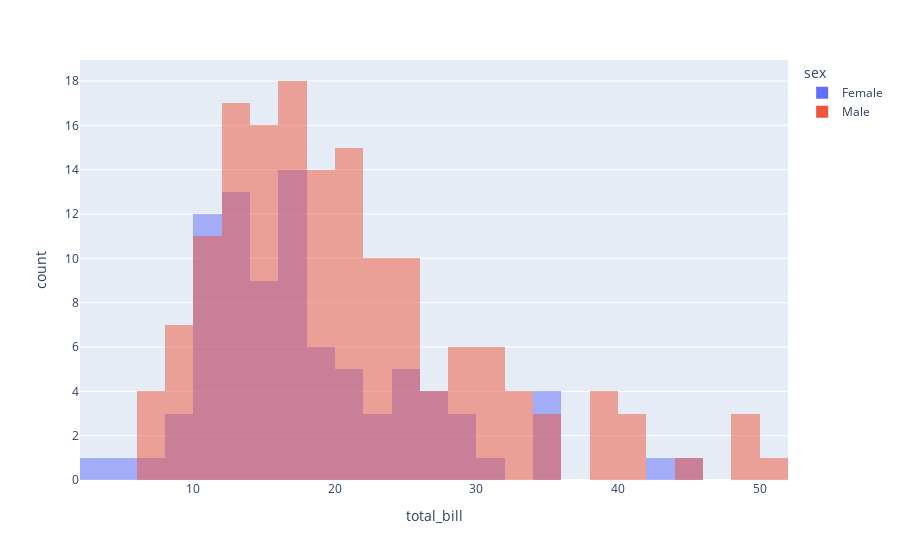

Notebook code for this chart:
### Code cell
# Add Colors and Change Bar Mode
hist = px.histogram(df, x = 'total_bill' , 
                    
                    color = 'sex',
                    barmode = 'overlay' #'group', 'overlay' or 'relative' 
                   )

hist.show()

### Figure 1 — Plotly figure (JSON) as saved in the notebook; plotly's stock layout.template omitted (floating-point values rounded to 4 significant figures; data arrays with more than 128 entries replaced by an {"elided": "..."} marker saying what was removed)
{"data": [{"alignmentgroup": "True", "bingroup": "x", "hovertemplate": "sex=Female<br>total_bill=%{x}<br>count=%{y}<extra></extra>", "legendgroup": "Female", "marker": {"color": "#636efa", "opacity": 0.5, "pattern": {"shape": ""}}, "name": "Female", "offsetgroup": "Female", "orientation": "v", "showlegend": true, "type": "histogram", "x": [16.99, 24.59, 35.26, 14.83, 10.33, 16.97, 20.29, 15.77, 19.65, 15.06, 20.69, 16.93, 10.29, 34.81, 26.41, 16.45, 3.07, 17.07, 26.86, 25.28, 14.73, 10.07, 34.83, 5.75, 16.32, 22.75, 11.35, 15.38, 44.3, 22.42, 20.92, 14.31, 7.25, 25.71, 17.31, 10.65, 12.43, 24.08, 13.42, 12.48, 29.8, 14.52, 11.38, 20.27, 11.17, 12.26, 18.26, 8.51, 10.33, 14.15, 13.16, 17.47, 27.05, 16.43, 8.35, 18.64, 11.87, 29.85, 25, 13.39, 16.21, 17.51, 10.59, 10.63, 9.6, 20.9, 18.15, 19.81, 43.11, 13, 12.74, 13, 16.4, 16.47, 12.76, 13.27, 28.17, 12.9, 30.14, 13.42, 15.98, 16.27, 10.09, 22.12, 35.83, 27.18, 18.78], "xaxis": "x", "yaxis": "y"}, {"alignmentgroup": "True", "bingroup": "x", "hovertemplate": "sex=Male<br>total_bill=%{x}<br>count=%{y}<extra></extra>", "legendgroup": "Male", "marker": {"color": "#EF553B", "opacity": 0.5, "pattern": {"shape": ""}}, "name": "Male", "offsetgroup": "Male", "orientation": "v", "showlegend": true, "type": "histogram", "x": {"elided": "157 float values"}, "xaxis": "x", "yaxis": "y"}], "layout": {"barmode": "overlay", "legend": {"title": {"text": "sex"}, "tracegroupgap": 0}, "margin": {"t": 60}, "xaxis": {"anchor": "y", "domain": [0, 1], "title": {"text": "total_bill"}}, "yaxis": {"anchor": "x", "domain": [0, 1], "title": {"text": "count"}}}}
